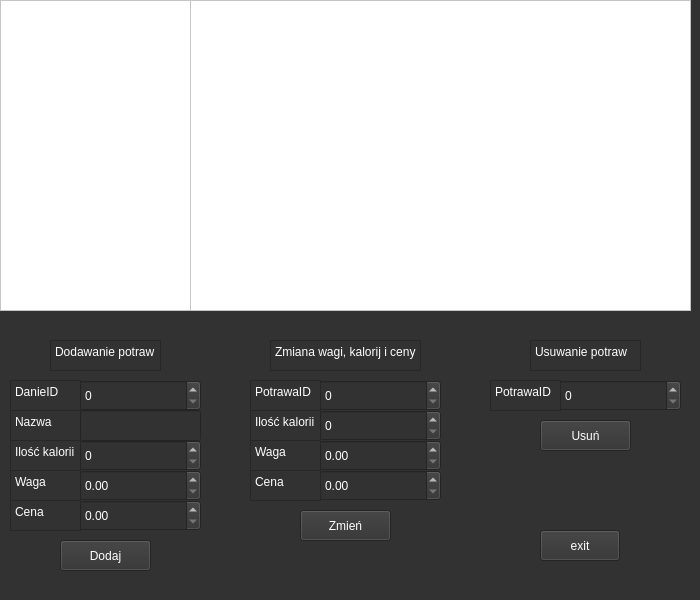
<?xml version="1.0" encoding="UTF-8"?>
<ui version="4.0">
 <class>Potrawy</class>
 <widget class="QMainWindow" name="Potrawy">
  <property name="geometry">
   <rect>
    <x>0</x>
    <y>0</y>
    <width>700</width>
    <height>600</height>
   </rect>
  </property>
  <property name="minimumSize">
   <size>
    <width>700</width>
    <height>600</height>
   </size>
  </property>
  <property name="maximumSize">
   <size>
    <width>700</width>
    <height>600</height>
   </size>
  </property>
  <property name="windowTitle">
   <string>MainWindow</string>
  </property>
  <property name="styleSheet">
   <string notr="true">background-color: rgb(50, 50, 50);
color: rgb(255, 255, 255);</string>
  </property>
  <widget class="QWidget" name="centralwidget">
   <widget class="QTableView" name="tableView">
    <property name="geometry">
     <rect>
      <x>190</x>
      <y>0</y>
      <width>501</width>
      <height>311</height>
     </rect>
    </property>
    <property name="styleSheet">
     <string notr="true">color: rgb(0, 0, 0);
background-color: rgb(255, 255, 255);</string>
    </property>
   </widget>
   <widget class="QTableView" name="tableView_2">
    <property name="geometry">
     <rect>
      <x>0</x>
      <y>0</y>
      <width>191</width>
      <height>311</height>
     </rect>
    </property>
    <property name="styleSheet">
     <string notr="true">color: rgb(0, 0, 0);
background-color: rgb(255, 255, 255);</string>
    </property>
   </widget>
   <widget class="QTextBrowser" name="textBrowser">
    <property name="geometry">
     <rect>
      <x>50</x>
      <y>340</y>
      <width>111</width>
      <height>31</height>
     </rect>
    </property>
    <property name="html">
     <string>&lt;!DOCTYPE HTML PUBLIC &quot;-//W3C//DTD HTML 4.0//EN&quot; &quot;http://www.w3.org/TR/REC-html40/strict.dtd&quot;&gt;
&lt;html&gt;&lt;head&gt;&lt;meta name=&quot;qrichtext&quot; content=&quot;1&quot; /&gt;&lt;meta charset=&quot;utf-8&quot; /&gt;&lt;style type=&quot;text/css&quot;&gt;
p, li { white-space: pre-wrap; }
hr { height: 1px; border-width: 0; }
li.unchecked::marker { content: &quot;\2610&quot;; }
li.checked::marker { content: &quot;\2612&quot;; }
&lt;/style&gt;&lt;/head&gt;&lt;body style=&quot; font-family:'Segoe UI'; font-size:9pt; font-weight:400; font-style:normal;&quot;&gt;
&lt;p style=&quot; margin-top:0px; margin-bottom:0px; margin-left:0px; margin-right:0px; -qt-block-indent:0; text-indent:0px;&quot;&gt;Dodawanie potraw&lt;/p&gt;&lt;/body&gt;&lt;/html&gt;</string>
    </property>
   </widget>
   <widget class="QTextBrowser" name="textBrowser_2">
    <property name="geometry">
     <rect>
      <x>530</x>
      <y>340</y>
      <width>111</width>
      <height>31</height>
     </rect>
    </property>
    <property name="html">
     <string>&lt;!DOCTYPE HTML PUBLIC &quot;-//W3C//DTD HTML 4.0//EN&quot; &quot;http://www.w3.org/TR/REC-html40/strict.dtd&quot;&gt;
&lt;html&gt;&lt;head&gt;&lt;meta name=&quot;qrichtext&quot; content=&quot;1&quot; /&gt;&lt;meta charset=&quot;utf-8&quot; /&gt;&lt;style type=&quot;text/css&quot;&gt;
p, li { white-space: pre-wrap; }
hr { height: 1px; border-width: 0; }
li.unchecked::marker { content: &quot;\2610&quot;; }
li.checked::marker { content: &quot;\2612&quot;; }
&lt;/style&gt;&lt;/head&gt;&lt;body style=&quot; font-family:'Segoe UI'; font-size:9pt; font-weight:400; font-style:normal;&quot;&gt;
&lt;p style=&quot; margin-top:0px; margin-bottom:0px; margin-left:0px; margin-right:0px; -qt-block-indent:0; text-indent:0px;&quot;&gt;Usuwanie potraw&lt;/p&gt;&lt;/body&gt;&lt;/html&gt;</string>
    </property>
   </widget>
   <widget class="QTextBrowser" name="textBrowser_3">
    <property name="geometry">
     <rect>
      <x>270</x>
      <y>340</y>
      <width>151</width>
      <height>31</height>
     </rect>
    </property>
    <property name="html">
     <string>&lt;!DOCTYPE HTML PUBLIC &quot;-//W3C//DTD HTML 4.0//EN&quot; &quot;http://www.w3.org/TR/REC-html40/strict.dtd&quot;&gt;
&lt;html&gt;&lt;head&gt;&lt;meta name=&quot;qrichtext&quot; content=&quot;1&quot; /&gt;&lt;meta charset=&quot;utf-8&quot; /&gt;&lt;style type=&quot;text/css&quot;&gt;
p, li { white-space: pre-wrap; }
hr { height: 1px; border-width: 0; }
li.unchecked::marker { content: &quot;\2610&quot;; }
li.checked::marker { content: &quot;\2612&quot;; }
&lt;/style&gt;&lt;/head&gt;&lt;body style=&quot; font-family:'Segoe UI'; font-size:9pt; font-weight:400; font-style:normal;&quot;&gt;
&lt;p style=&quot; margin-top:0px; margin-bottom:0px; margin-left:0px; margin-right:0px; -qt-block-indent:0; text-indent:0px;&quot;&gt;Zmiana wagi, kalorij i ceny&lt;/p&gt;&lt;/body&gt;&lt;/html&gt;</string>
    </property>
   </widget>
   <widget class="QTextBrowser" name="textBrowser_4">
    <property name="geometry">
     <rect>
      <x>10</x>
      <y>380</y>
      <width>71</width>
      <height>31</height>
     </rect>
    </property>
    <property name="html">
     <string>&lt;!DOCTYPE HTML PUBLIC &quot;-//W3C//DTD HTML 4.0//EN&quot; &quot;http://www.w3.org/TR/REC-html40/strict.dtd&quot;&gt;
&lt;html&gt;&lt;head&gt;&lt;meta name=&quot;qrichtext&quot; content=&quot;1&quot; /&gt;&lt;meta charset=&quot;utf-8&quot; /&gt;&lt;style type=&quot;text/css&quot;&gt;
p, li { white-space: pre-wrap; }
hr { height: 1px; border-width: 0; }
li.unchecked::marker { content: &quot;\2610&quot;; }
li.checked::marker { content: &quot;\2612&quot;; }
&lt;/style&gt;&lt;/head&gt;&lt;body style=&quot; font-family:'Segoe UI'; font-size:9pt; font-weight:400; font-style:normal;&quot;&gt;
&lt;p style=&quot; margin-top:0px; margin-bottom:0px; margin-left:0px; margin-right:0px; -qt-block-indent:0; text-indent:0px;&quot;&gt;DanieID&lt;/p&gt;&lt;/body&gt;&lt;/html&gt;</string>
    </property>
   </widget>
   <widget class="QTextBrowser" name="textBrowser_5">
    <property name="geometry">
     <rect>
      <x>10</x>
      <y>410</y>
      <width>71</width>
      <height>31</height>
     </rect>
    </property>
    <property name="html">
     <string>&lt;!DOCTYPE HTML PUBLIC &quot;-//W3C//DTD HTML 4.0//EN&quot; &quot;http://www.w3.org/TR/REC-html40/strict.dtd&quot;&gt;
&lt;html&gt;&lt;head&gt;&lt;meta name=&quot;qrichtext&quot; content=&quot;1&quot; /&gt;&lt;meta charset=&quot;utf-8&quot; /&gt;&lt;style type=&quot;text/css&quot;&gt;
p, li { white-space: pre-wrap; }
hr { height: 1px; border-width: 0; }
li.unchecked::marker { content: &quot;\2610&quot;; }
li.checked::marker { content: &quot;\2612&quot;; }
&lt;/style&gt;&lt;/head&gt;&lt;body style=&quot; font-family:'Segoe UI'; font-size:9pt; font-weight:400; font-style:normal;&quot;&gt;
&lt;p style=&quot; margin-top:0px; margin-bottom:0px; margin-left:0px; margin-right:0px; -qt-block-indent:0; text-indent:0px;&quot;&gt;Nazwa&lt;/p&gt;&lt;/body&gt;&lt;/html&gt;</string>
    </property>
   </widget>
   <widget class="QTextBrowser" name="textBrowser_6">
    <property name="geometry">
     <rect>
      <x>10</x>
      <y>440</y>
      <width>71</width>
      <height>31</height>
     </rect>
    </property>
    <property name="html">
     <string>&lt;!DOCTYPE HTML PUBLIC &quot;-//W3C//DTD HTML 4.0//EN&quot; &quot;http://www.w3.org/TR/REC-html40/strict.dtd&quot;&gt;
&lt;html&gt;&lt;head&gt;&lt;meta name=&quot;qrichtext&quot; content=&quot;1&quot; /&gt;&lt;meta charset=&quot;utf-8&quot; /&gt;&lt;style type=&quot;text/css&quot;&gt;
p, li { white-space: pre-wrap; }
hr { height: 1px; border-width: 0; }
li.unchecked::marker { content: &quot;\2610&quot;; }
li.checked::marker { content: &quot;\2612&quot;; }
&lt;/style&gt;&lt;/head&gt;&lt;body style=&quot; font-family:'Segoe UI'; font-size:9pt; font-weight:400; font-style:normal;&quot;&gt;
&lt;p style=&quot; margin-top:0px; margin-bottom:0px; margin-left:0px; margin-right:0px; -qt-block-indent:0; text-indent:0px;&quot;&gt;Ilość kalorii&lt;/p&gt;&lt;/body&gt;&lt;/html&gt;</string>
    </property>
   </widget>
   <widget class="QTextBrowser" name="textBrowser_7">
    <property name="geometry">
     <rect>
      <x>10</x>
      <y>470</y>
      <width>71</width>
      <height>31</height>
     </rect>
    </property>
    <property name="html">
     <string>&lt;!DOCTYPE HTML PUBLIC &quot;-//W3C//DTD HTML 4.0//EN&quot; &quot;http://www.w3.org/TR/REC-html40/strict.dtd&quot;&gt;
&lt;html&gt;&lt;head&gt;&lt;meta name=&quot;qrichtext&quot; content=&quot;1&quot; /&gt;&lt;meta charset=&quot;utf-8&quot; /&gt;&lt;style type=&quot;text/css&quot;&gt;
p, li { white-space: pre-wrap; }
hr { height: 1px; border-width: 0; }
li.unchecked::marker { content: &quot;\2610&quot;; }
li.checked::marker { content: &quot;\2612&quot;; }
&lt;/style&gt;&lt;/head&gt;&lt;body style=&quot; font-family:'Segoe UI'; font-size:9pt; font-weight:400; font-style:normal;&quot;&gt;
&lt;p style=&quot; margin-top:0px; margin-bottom:0px; margin-left:0px; margin-right:0px; -qt-block-indent:0; text-indent:0px;&quot;&gt;Waga&lt;/p&gt;&lt;/body&gt;&lt;/html&gt;</string>
    </property>
   </widget>
   <widget class="QTextBrowser" name="textBrowser_8">
    <property name="geometry">
     <rect>
      <x>10</x>
      <y>500</y>
      <width>71</width>
      <height>31</height>
     </rect>
    </property>
    <property name="html">
     <string>&lt;!DOCTYPE HTML PUBLIC &quot;-//W3C//DTD HTML 4.0//EN&quot; &quot;http://www.w3.org/TR/REC-html40/strict.dtd&quot;&gt;
&lt;html&gt;&lt;head&gt;&lt;meta name=&quot;qrichtext&quot; content=&quot;1&quot; /&gt;&lt;meta charset=&quot;utf-8&quot; /&gt;&lt;style type=&quot;text/css&quot;&gt;
p, li { white-space: pre-wrap; }
hr { height: 1px; border-width: 0; }
li.unchecked::marker { content: &quot;\2610&quot;; }
li.checked::marker { content: &quot;\2612&quot;; }
&lt;/style&gt;&lt;/head&gt;&lt;body style=&quot; font-family:'Segoe UI'; font-size:9pt; font-weight:400; font-style:normal;&quot;&gt;
&lt;p style=&quot; margin-top:0px; margin-bottom:0px; margin-left:0px; margin-right:0px; -qt-block-indent:0; text-indent:0px;&quot;&gt;Cena&lt;/p&gt;&lt;/body&gt;&lt;/html&gt;</string>
    </property>
   </widget>
   <widget class="QSpinBox" name="spinBox">
    <property name="geometry">
     <rect>
      <x>80</x>
      <y>380</y>
      <width>121</width>
      <height>31</height>
     </rect>
    </property>
   </widget>
   <widget class="QLineEdit" name="lineEdit">
    <property name="geometry">
     <rect>
      <x>80</x>
      <y>410</y>
      <width>121</width>
      <height>31</height>
     </rect>
    </property>
   </widget>
   <widget class="QSpinBox" name="spinBox_2">
    <property name="geometry">
     <rect>
      <x>80</x>
      <y>440</y>
      <width>121</width>
      <height>31</height>
     </rect>
    </property>
    <property name="maximum">
     <number>5000</number>
    </property>
   </widget>
   <widget class="QDoubleSpinBox" name="doubleSpinBox">
    <property name="geometry">
     <rect>
      <x>80</x>
      <y>470</y>
      <width>121</width>
      <height>31</height>
     </rect>
    </property>
    <property name="maximum">
     <double>5000.989999999999782</double>
    </property>
   </widget>
   <widget class="QDoubleSpinBox" name="doubleSpinBox_2">
    <property name="geometry">
     <rect>
      <x>80</x>
      <y>500</y>
      <width>121</width>
      <height>31</height>
     </rect>
    </property>
    <property name="maximum">
     <double>5000.989999999999782</double>
    </property>
   </widget>
   <widget class="QSpinBox" name="spinBox_3">
    <property name="geometry">
     <rect>
      <x>560</x>
      <y>380</y>
      <width>121</width>
      <height>31</height>
     </rect>
    </property>
    <property name="maximum">
     <number>200</number>
    </property>
   </widget>
   <widget class="QTextBrowser" name="textBrowser_9">
    <property name="geometry">
     <rect>
      <x>490</x>
      <y>380</y>
      <width>71</width>
      <height>31</height>
     </rect>
    </property>
    <property name="html">
     <string>&lt;!DOCTYPE HTML PUBLIC &quot;-//W3C//DTD HTML 4.0//EN&quot; &quot;http://www.w3.org/TR/REC-html40/strict.dtd&quot;&gt;
&lt;html&gt;&lt;head&gt;&lt;meta name=&quot;qrichtext&quot; content=&quot;1&quot; /&gt;&lt;meta charset=&quot;utf-8&quot; /&gt;&lt;style type=&quot;text/css&quot;&gt;
p, li { white-space: pre-wrap; }
hr { height: 1px; border-width: 0; }
li.unchecked::marker { content: &quot;\2610&quot;; }
li.checked::marker { content: &quot;\2612&quot;; }
&lt;/style&gt;&lt;/head&gt;&lt;body style=&quot; font-family:'Segoe UI'; font-size:9pt; font-weight:400; font-style:normal;&quot;&gt;
&lt;p style=&quot; margin-top:0px; margin-bottom:0px; margin-left:0px; margin-right:0px; -qt-block-indent:0; text-indent:0px;&quot;&gt;PotrawaID&lt;/p&gt;&lt;/body&gt;&lt;/html&gt;</string>
    </property>
   </widget>
   <widget class="QSpinBox" name="spinBox_4">
    <property name="geometry">
     <rect>
      <x>320</x>
      <y>380</y>
      <width>121</width>
      <height>31</height>
     </rect>
    </property>
    <property name="maximum">
     <number>200</number>
    </property>
   </widget>
   <widget class="QTextBrowser" name="textBrowser_10">
    <property name="geometry">
     <rect>
      <x>250</x>
      <y>380</y>
      <width>71</width>
      <height>31</height>
     </rect>
    </property>
    <property name="html">
     <string>&lt;!DOCTYPE HTML PUBLIC &quot;-//W3C//DTD HTML 4.0//EN&quot; &quot;http://www.w3.org/TR/REC-html40/strict.dtd&quot;&gt;
&lt;html&gt;&lt;head&gt;&lt;meta name=&quot;qrichtext&quot; content=&quot;1&quot; /&gt;&lt;meta charset=&quot;utf-8&quot; /&gt;&lt;style type=&quot;text/css&quot;&gt;
p, li { white-space: pre-wrap; }
hr { height: 1px; border-width: 0; }
li.unchecked::marker { content: &quot;\2610&quot;; }
li.checked::marker { content: &quot;\2612&quot;; }
&lt;/style&gt;&lt;/head&gt;&lt;body style=&quot; font-family:'Segoe UI'; font-size:9pt; font-weight:400; font-style:normal;&quot;&gt;
&lt;p style=&quot; margin-top:0px; margin-bottom:0px; margin-left:0px; margin-right:0px; -qt-block-indent:0; text-indent:0px;&quot;&gt;PotrawaID&lt;/p&gt;&lt;/body&gt;&lt;/html&gt;</string>
    </property>
   </widget>
   <widget class="QTextBrowser" name="textBrowser_11">
    <property name="geometry">
     <rect>
      <x>250</x>
      <y>440</y>
      <width>71</width>
      <height>31</height>
     </rect>
    </property>
    <property name="html">
     <string>&lt;!DOCTYPE HTML PUBLIC &quot;-//W3C//DTD HTML 4.0//EN&quot; &quot;http://www.w3.org/TR/REC-html40/strict.dtd&quot;&gt;
&lt;html&gt;&lt;head&gt;&lt;meta name=&quot;qrichtext&quot; content=&quot;1&quot; /&gt;&lt;meta charset=&quot;utf-8&quot; /&gt;&lt;style type=&quot;text/css&quot;&gt;
p, li { white-space: pre-wrap; }
hr { height: 1px; border-width: 0; }
li.unchecked::marker { content: &quot;\2610&quot;; }
li.checked::marker { content: &quot;\2612&quot;; }
&lt;/style&gt;&lt;/head&gt;&lt;body style=&quot; font-family:'Segoe UI'; font-size:9pt; font-weight:400; font-style:normal;&quot;&gt;
&lt;p style=&quot; margin-top:0px; margin-bottom:0px; margin-left:0px; margin-right:0px; -qt-block-indent:0; text-indent:0px;&quot;&gt;Waga&lt;/p&gt;&lt;/body&gt;&lt;/html&gt;</string>
    </property>
   </widget>
   <widget class="QDoubleSpinBox" name="doubleSpinBox_3">
    <property name="geometry">
     <rect>
      <x>320</x>
      <y>440</y>
      <width>121</width>
      <height>31</height>
     </rect>
    </property>
    <property name="maximum">
     <double>5000.989999999999782</double>
    </property>
   </widget>
   <widget class="QTextBrowser" name="textBrowser_12">
    <property name="geometry">
     <rect>
      <x>250</x>
      <y>410</y>
      <width>71</width>
      <height>31</height>
     </rect>
    </property>
    <property name="html">
     <string>&lt;!DOCTYPE HTML PUBLIC &quot;-//W3C//DTD HTML 4.0//EN&quot; &quot;http://www.w3.org/TR/REC-html40/strict.dtd&quot;&gt;
&lt;html&gt;&lt;head&gt;&lt;meta name=&quot;qrichtext&quot; content=&quot;1&quot; /&gt;&lt;meta charset=&quot;utf-8&quot; /&gt;&lt;style type=&quot;text/css&quot;&gt;
p, li { white-space: pre-wrap; }
hr { height: 1px; border-width: 0; }
li.unchecked::marker { content: &quot;\2610&quot;; }
li.checked::marker { content: &quot;\2612&quot;; }
&lt;/style&gt;&lt;/head&gt;&lt;body style=&quot; font-family:'Segoe UI'; font-size:9pt; font-weight:400; font-style:normal;&quot;&gt;
&lt;p style=&quot; margin-top:0px; margin-bottom:0px; margin-left:0px; margin-right:0px; -qt-block-indent:0; text-indent:0px;&quot;&gt;Ilość kalorii&lt;/p&gt;&lt;/body&gt;&lt;/html&gt;</string>
    </property>
   </widget>
   <widget class="QDoubleSpinBox" name="doubleSpinBox_4">
    <property name="geometry">
     <rect>
      <x>320</x>
      <y>470</y>
      <width>121</width>
      <height>31</height>
     </rect>
    </property>
    <property name="maximum">
     <double>5000.989999999999782</double>
    </property>
   </widget>
   <widget class="QTextBrowser" name="textBrowser_13">
    <property name="geometry">
     <rect>
      <x>250</x>
      <y>470</y>
      <width>71</width>
      <height>31</height>
     </rect>
    </property>
    <property name="html">
     <string>&lt;!DOCTYPE HTML PUBLIC &quot;-//W3C//DTD HTML 4.0//EN&quot; &quot;http://www.w3.org/TR/REC-html40/strict.dtd&quot;&gt;
&lt;html&gt;&lt;head&gt;&lt;meta name=&quot;qrichtext&quot; content=&quot;1&quot; /&gt;&lt;meta charset=&quot;utf-8&quot; /&gt;&lt;style type=&quot;text/css&quot;&gt;
p, li { white-space: pre-wrap; }
hr { height: 1px; border-width: 0; }
li.unchecked::marker { content: &quot;\2610&quot;; }
li.checked::marker { content: &quot;\2612&quot;; }
&lt;/style&gt;&lt;/head&gt;&lt;body style=&quot; font-family:'Segoe UI'; font-size:9pt; font-weight:400; font-style:normal;&quot;&gt;
&lt;p style=&quot; margin-top:0px; margin-bottom:0px; margin-left:0px; margin-right:0px; -qt-block-indent:0; text-indent:0px;&quot;&gt;Cena&lt;/p&gt;&lt;/body&gt;&lt;/html&gt;</string>
    </property>
   </widget>
   <widget class="QSpinBox" name="spinBox_5">
    <property name="geometry">
     <rect>
      <x>320</x>
      <y>410</y>
      <width>121</width>
      <height>31</height>
     </rect>
    </property>
    <property name="maximum">
     <number>5000</number>
    </property>
   </widget>
   <widget class="QPushButton" name="pushButton">
    <property name="geometry">
     <rect>
      <x>60</x>
      <y>540</y>
      <width>91</width>
      <height>31</height>
     </rect>
    </property>
    <property name="text">
     <string>Dodaj</string>
    </property>
   </widget>
   <widget class="QPushButton" name="pushButton_2">
    <property name="geometry">
     <rect>
      <x>540</x>
      <y>420</y>
      <width>91</width>
      <height>31</height>
     </rect>
    </property>
    <property name="text">
     <string>Usuń</string>
    </property>
   </widget>
   <widget class="QPushButton" name="pushButton_3">
    <property name="geometry">
     <rect>
      <x>300</x>
      <y>510</y>
      <width>91</width>
      <height>31</height>
     </rect>
    </property>
    <property name="text">
     <string>Zmień</string>
    </property>
   </widget>
   <widget class="QPushButton" name="pushButton_4">
    <property name="geometry">
     <rect>
      <x>540</x>
      <y>530</y>
      <width>80</width>
      <height>31</height>
     </rect>
    </property>
    <property name="text">
     <string>exit</string>
    </property>
   </widget>
  </widget>
  <widget class="QMenuBar" name="menubar">
   <property name="geometry">
    <rect>
     <x>0</x>
     <y>0</y>
     <width>700</width>
     <height>21</height>
    </rect>
   </property>
  </widget>
 </widget>
 <resources/>
 <connections/>
</ui>
